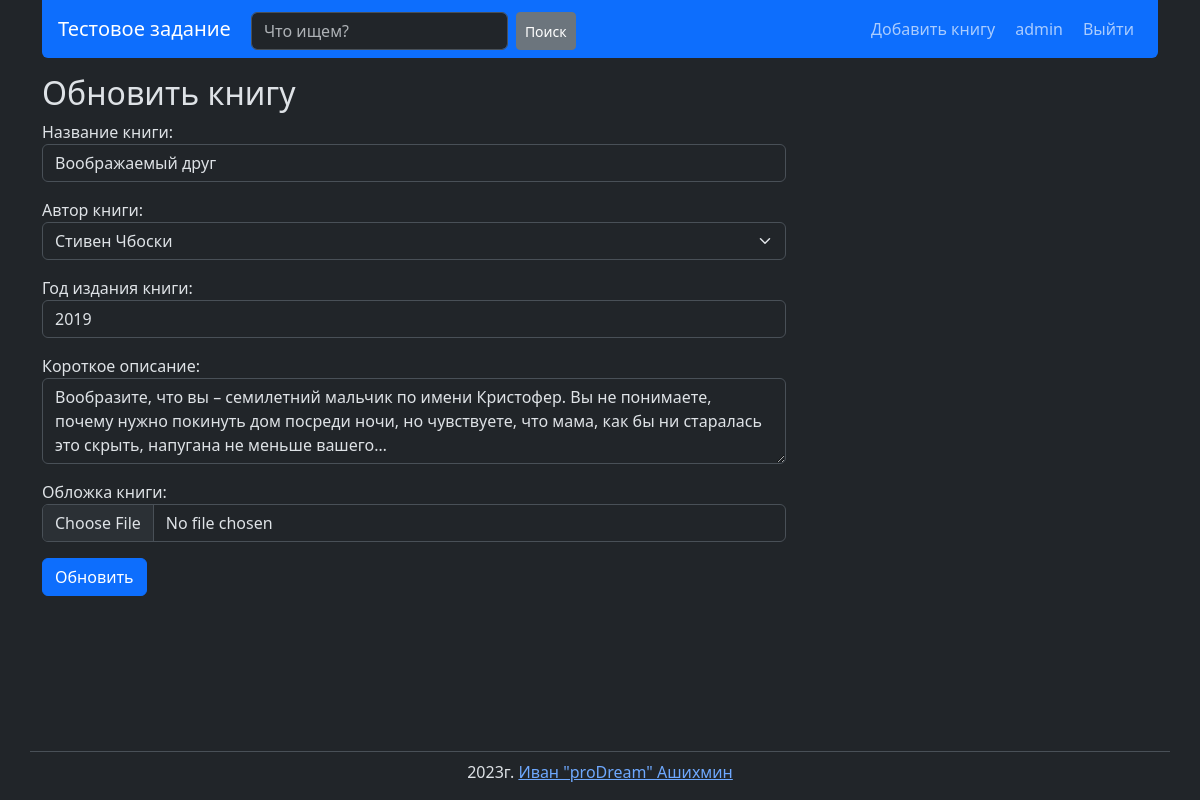
Screenshot of /book/2/edit/ (signed in) with the database file from the repository.
### books_app/models.py (models this page shows, shortened)
class BookModel(models.Model):
    title = models.CharField(max_length=50,
                             verbose_name='Название книги')
    author = models.ForeignKey(AuthorModel,
                               on_delete=models.CASCADE,
                               verbose_name='Автор книги')
    publication_year = models.IntegerField(verbose_name='Дата публикации')
    short_description = models.CharField(max_length=500,
                                         verbose_name='Краткое описание')
    book_cover = models.ImageField(upload_to='books/',
                                   default='default.png',
                                   verbose_name='Обложка')
    class Meta:
        verbose_name = 'Книга'
        verbose_name_plural = 'Книги'
        ordering = ['title']

### books_app/views.py (the view, shortened to what this page needs)
# urls.py: path('book/<int:pk>/edit/', views.BookUpdateView.as_view(), name='book_edit'),
@method_decorator(user_passes_test(lambda u: u.is_superuser or u.groups.filter(name='editors').exists()),
                  name='dispatch')
class BookUpdateView(UpdateView):
    model = models.BookModel
    template_name = 'books_app/book_edit.html'
    form_class = forms.BookForm
    extra_context = {'title': 'Обновить книгу?'}

### books_app/forms.py (shortened to what this page needs)
class SearchForm(forms.Form):
    query = forms.CharField(
        max_length=100,
        widget=forms.TextInput(
            attrs={
                'class': 'form-control me-2 mx-1',
                'placeholder': 'Что ищем?',
            }
        )
    )

### books_app/context_processors.py (called while the page is built)
def get_search_form(request):
    return {'search_form': forms.SearchForm()}

### books_app/models.py (called while the page is built)
    def __str__(self):
        return self.name

### templates/books_app/book_edit.html (shortened to what this page needs)
{% extends 'base.html' %}
{% block content %}
    <div class="form-section container mt-3">
    <div class="col-8">
        <h2>Обновить книгу</h2>
        <form method="POST" enctype="multipart/form-data">
            {{ form.as_p }}
            <button class="btn btn-primary me-2" type="submit">Обновить</button>
        </form>
    </div>
    </div>
{% endblock %}

### templates/base/header.html (shortened to what this page needs)
{% load static %}
{% block header %}
    <header>
        <div class="container">
            <nav class="navbar navbar-expand-lg bg-primary rounded-bottom-2 ps-3">
                <a class="navbar-brand" href='/'>Тестовое задание</a>
                <div class="collapse navbar-collapse" id="navbarSupportedContent">
                    <ul class="navbar-nav me-auto mt-1 pe-3">
                        <li class="nav-item">
                            <form class="d-flex" method="GET" action="{% url 'search_page' %}">
                                {{ search_form.query }}
                                <button class="btn btn-sm btn-secondary my-btn" type="submit">Поиск</button>
                            </form>
                        </li>
                    </ul>
                    <ul class="navbar-nav">
                        {% if user.is_superuser or 'editors' in request.user.groups.all.values_list.0 %}
                            <li class="nav-item">
                                <a class="nav-link btn btn-primary me-1"
                                   href="{% url 'add_book' %}">Добавить книгу</a>
                            </li>
                        {% endif %}
                        {% if user.is_authenticated %}
                            <li class="nav-item">
                                <span class="nav-link btn btn-primary me-1">{{ request.user }}</span>
                            </li>
                            <li class="nav-item">
                                <a class="nav-link btn btn-primary me-3" href="{% url 'logout' %}">Выйти</a>
                            </li>
                        {% endif %}
                    </ul>
                </div>
            </nav>
        </div>
    </header>
{% endblock %}

### rows the page displays
BookModel: title "Воображаемый друг", author "Стивен Чбоски", publication_year "2019", short_description "Вообразите, что вы – семилетний мальчик по имени Кристофер. Вы не понимаете, почему нужно покинуть дом посреди ночи, но чувствуете, что мама, как бы ни старалась это скрыть, напугана не меньше вашего…"

### other values shown
{{ request.user }} "admin"
